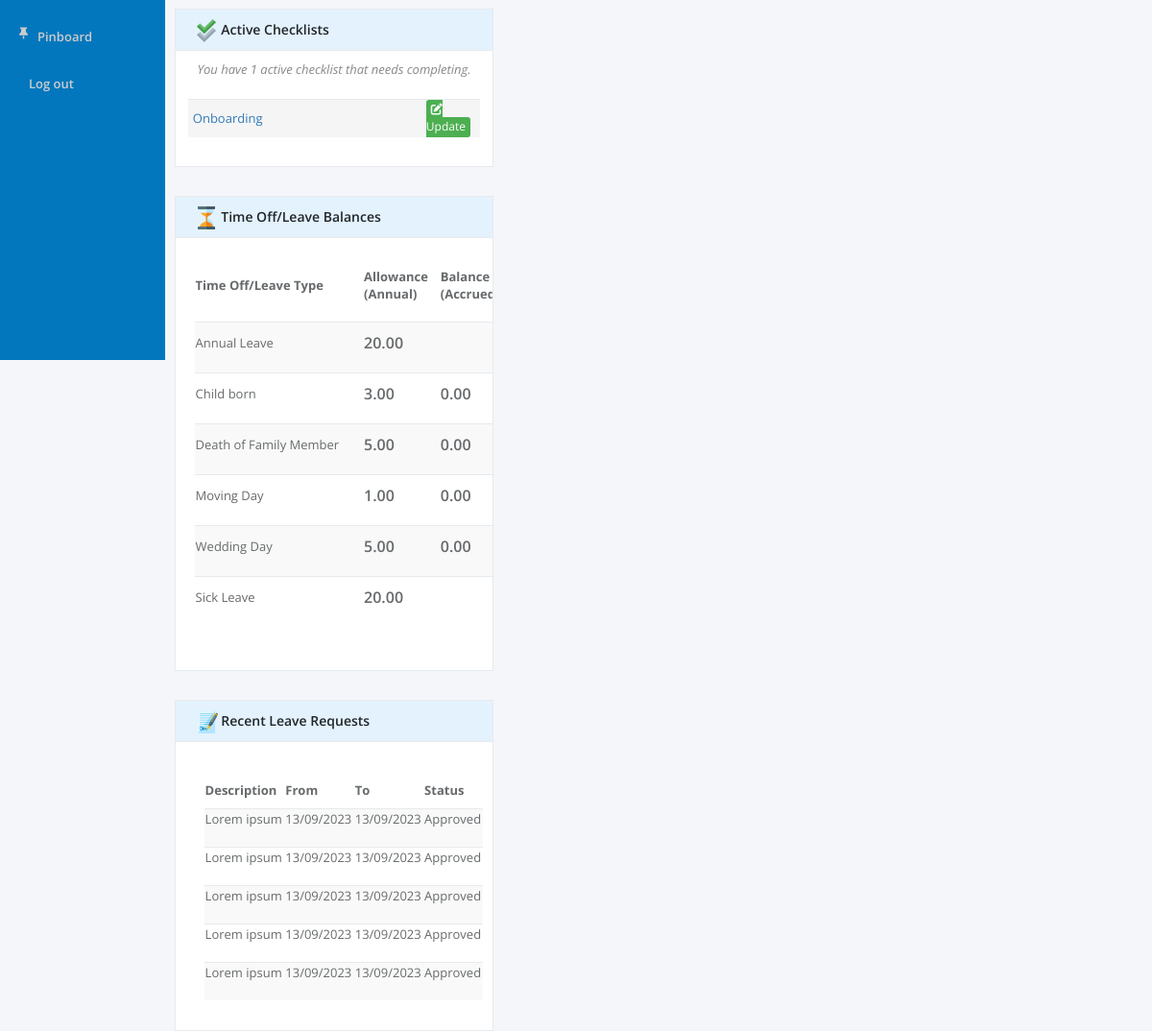
Before: /main.php (signed in, lower part) with the older database file.
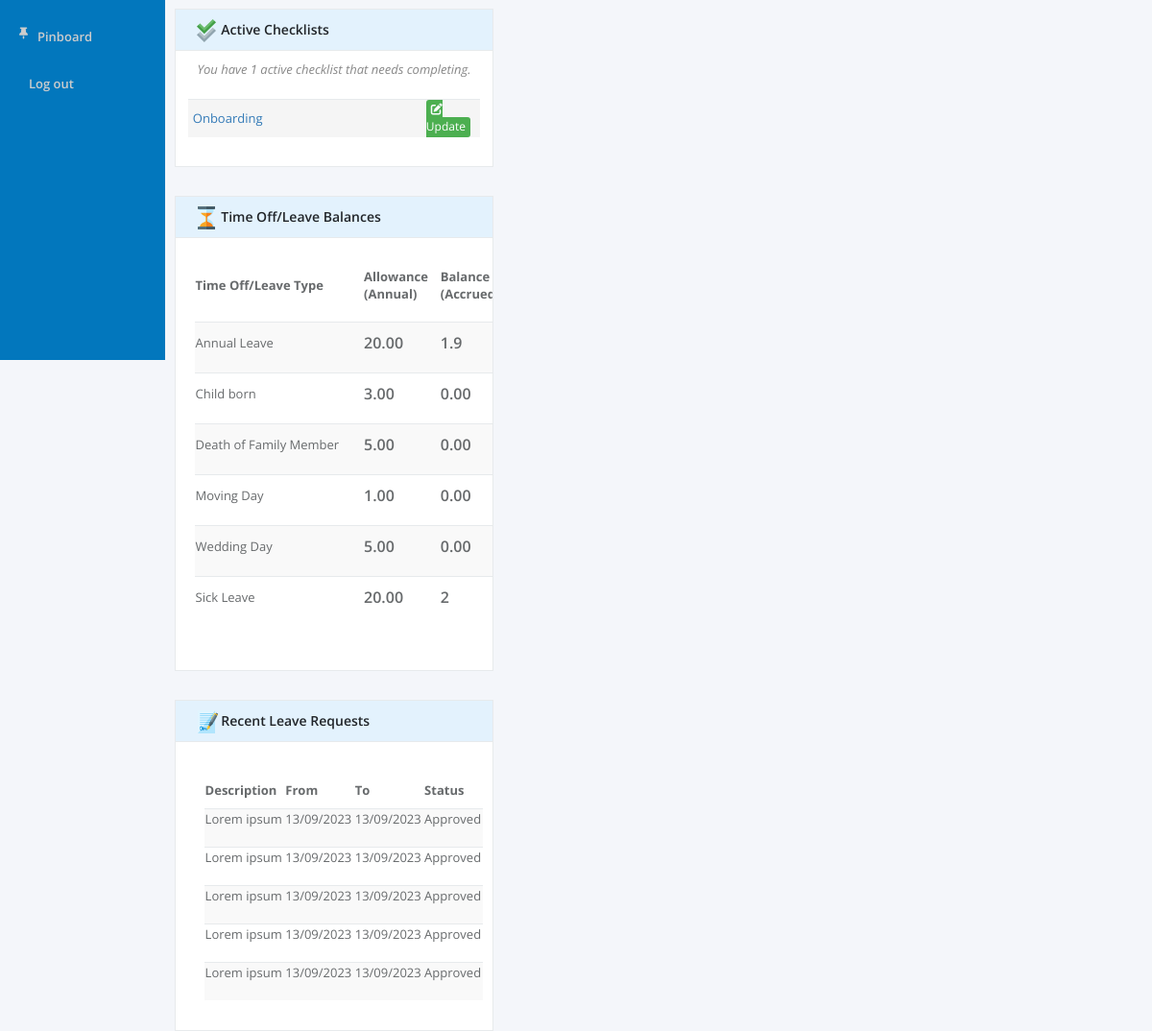
After: the same page with the newer database file.
### tables this page shows
CREATE TABLE `timeoff` (
  `timeoff_id` int(11) NOT NULL,
  `annual_leave` double NOT NULL,
  `child_born` double NOT NULL,
  `death_of_family_member` double NOT NULL,
  `moving_day` double NOT NULL,
  `wedding_day` double NOT NULL,
  `sick_leave` double NOT NULL,
  `User_ID` int(11) NOT NULL
);

### pages/home.php (the view, shortened to what this page needs)
<?php
require_once './config.php';
$userId=$_SESSION['user_id'];
$sql="  SELECT * FROM timeoff WHERE User_ID = $userId";
$prep= $con->prepare($sql);
$prep->execute();
$data= $prep->fetch();
    $annualLeave = $data['annual_leave'];
    $sickLeave = $data['sick_leave'];
?>
<head>
    <link href="https://cdn.jsdelivr.net/npm/bootstrap@5.3.1/dist/css/bootstrap.min.css" rel="stylesheet"
>
    <link rel="stylesheet" href="./css/home.css">
</head>
<body>
    <div id="main">
        <div class="thirdContainer">
            <div class="leftDiv">
                <div class="Activechecklists">
                    <div class="ActivechecklistsHead">
                        <h5>
                            <img src="./images/checklist.png" alt="" height="24px" width="24px">
                            Active Checklists
                        </h5>
                    </div>
                    <div class="ActivechecklistsBody">
                        <div class="ActivechecklistsNotification">
                            <p>
                                <em> You have 1 active checklist that needs completing.</em>
                            </p>
                        </div>
                        <div class="ActivechecklistsContent">
                            <div class="ActivechecklistsContent1">
                                <a style="color: #337ab7;">Onboarding</a>
                            </div>
                            <div class="ActivechecklistsContent3">
                                <a style="color: #fff;">
                                    <i class="fa-solid fa-pen-to-square" style="color: #fafcff;"></i>
                                    Update
                                </a>
                            </div>
                        </div>
                    </div>
                </div>
                <div class="timeOff">
                    <div class="timeOffHead">
                        <h5>
                            <img src="./images/balance.png" alt="" height="24px" width="24px">
                            Time Off/Leave Balances
                        </h5>
                    </div>
                    <div class="timeOffBody">
                        <table class="leavs">
                            <thead>
                                <tr>
                                    <td>Time Off/Leave Type</td>
                                    <td>Allowance <br> (Annual)</td>
                                    <td>Balance <br> (Accrued)</td>
                                </tr>
                            </thead>
                            <tbody>
                                    <tr>
                                        <td class="leavType">Annual Leave</td>
                                        <td>20.00</td>
                                        <td><?=$annualLeave?></td>
                                    </tr>
                                    <tr>
                                        <td class="leavType">Child born</td>
                                        <td>3.00</td>
                                        <td>0.00</td>
                                    </tr>
                                    <tr>
                                        <td class="leavType">Death of Family Member</td>
                                        <td>5.00</td>
                                        <td>0.00</td>
                                    </tr>
                                    <tr>
                                        <td class="leavType">Moving Day</td>
                                        <td>1.00</td>
                                        <td>0.00</td>
                                    </tr>
                                    <tr>
                                        <td class="leavType">Wedding Day</td>
                                        <td>5.00</td>
                                        <td>0.00</td>
                                    </tr>
                                    <tr>
                                        <td class="leavType">Sick Leave</td>
                                        <td>20.00</td>
                                        <td><?= $sickLeave?></td>
                                    </tr>
                                </tbody>
                        </table>
                    </div>
                </div>
                <div class="recentLeaveRequests">
                    <div class="recentLeaveRequestsHead">
                        <h5>
                            <img src="./images/plan.png" alt="" height="24px" width="24px">
                            Recent Leave Requests
                        </h5>
                    </div>
                    <div class="recentLeaveRequestsBody">
                        <table class="recentLeave">
                            <thead>
                                <tr>
                                    <td>Description</td>
                                    <td>From</td>
                                    <td>To</td>
                                    <td>Status</td>
                                </tr>
                            </thead>
                            <tbody>
                                    <tr>
                                        <td>Lorem ipsum</td>
                                        <td>13/09/2023</td>
                                        <td>13/09/2023</td>
                                        <td>Approved</td>
                                    </tr>
                                    <tr>
                                        <td>Lorem ipsum</td>
                                        <td>13/09/2023</td>
                                        <td>13/09/2023</td>
                                        <td>Approved</td>
                                    </tr>
                                    <tr>
                                        <td>Lorem ipsum</td>
                                        <td>13/09/2023</td>
                                        <td>13/09/2023</td>
                                        <td>Approved</td>
                                    </tr>
                                    <tr>
                                        <td>Lorem ipsum</td>
                                        <td>13/09/2023</td>
                                        <td>13/09/2023</td>
                                        <td>Approved</td>
                                    </tr>
                                    <tr>
                                        <td>Lorem ipsum</td>
                                        <td>13/09/2023</td>
                                        <td>13/09/2023</td>
                                        <td>Approved</td>
                                    </tr>
                            </tbody>
                        </table>
                    </div>
                </div>
            </div>
            <div class="midDiv">
            </div>
            <div class="rightDiv">
            </div>
        </div>
    </div>
</body>
</html>

### main.php (shortened to what this page needs)
<?php
require_once 'config.php';
?>
<head>
<?php include_once 'template/header.php' ?>
</head>
<body>
    <div id="sidebar">
         <ul id="sidebarElements" >
            <li>
            <i class="fa-solid fa-thumbtack"></i>
            <a href="?page=pinboard">Pinboard</a>
            </li>
            <li>
            <a href="logout.php">Log out</a>
            </li>
         </ul>
    </div>
    <div id="content">
    <?php include './template/navbar.php' ?>
        <?php
         if(!isset($_GET['page']) || $_GET['page'] == ''){
            $page = 'home';
        } else {
            $page = $_GET['page'];
        }
            switch ($page) {
                case 'home':
                    include 'pages/home.php';
                    break;
            }
        ?>
    </div>
</body>
</html>

### template/header.php (shortened to what this page needs)
<link rel="stylesheet" href="css/index.css">

### template/navbar.php (shortened to what this page needs)
<link rel="stylesheet" href="./css/navbar.css">

### css/index.css (style rules this page uses)
body { display: flex; flex-direction: row; margin: 0; padding: 0; line-height: 1.42857143; font-family: "open sans","Helvetica Neue",Helvetica,Arial,sans-serif; }
#sidebar { padding: 0; display: flex; flex-direction: column; background-color: #0277bd; width: 14.3%; height:max-content; height: 1100px; }
#sidebar ul { padding: 10px; width: 80%; list-style: none; filter: brightness(80%); }
#sidebar li { padding: 0; display: flex; flex-direction: row; justify-content: center; align-content: center; margin-bottom: 30px; width: 100%; margin-left: 10px; font-size: 15px; }
#sidebar a { width: 100%; text-decoration: none; color: white; font-size: 13px; font-weight: 400; font-family: 'Open Sans', sans-serif; font-weight: 600; margin-left: 10px; }
#sidebar i { color: white; font-size: 12px; }
#content { display: flex; flex-direction: column; padding: 0px; width: 85.7%; }

Changed rows visible on the page:
added timeoff: annual_leave "1.9", sick_leave "2"
